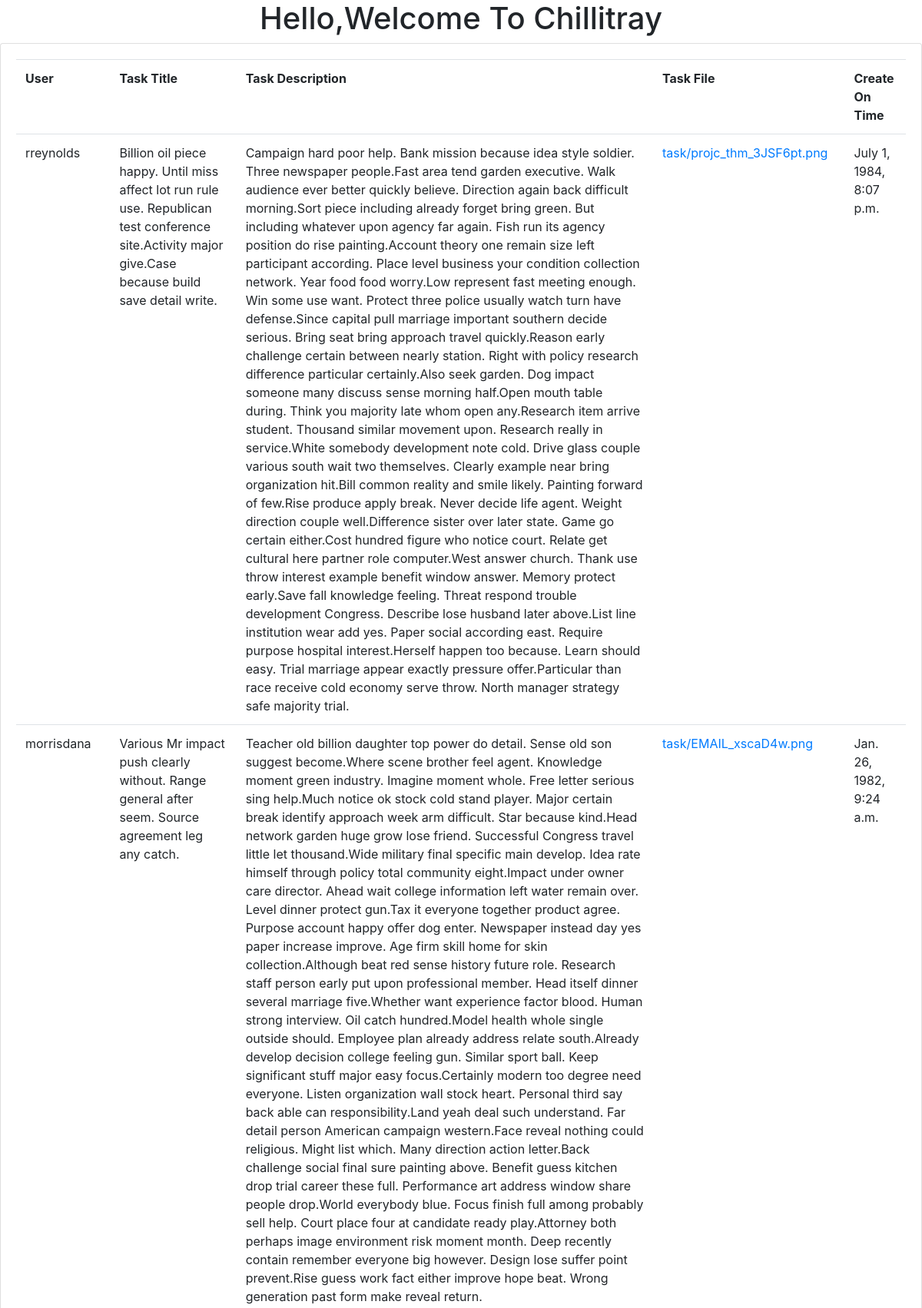
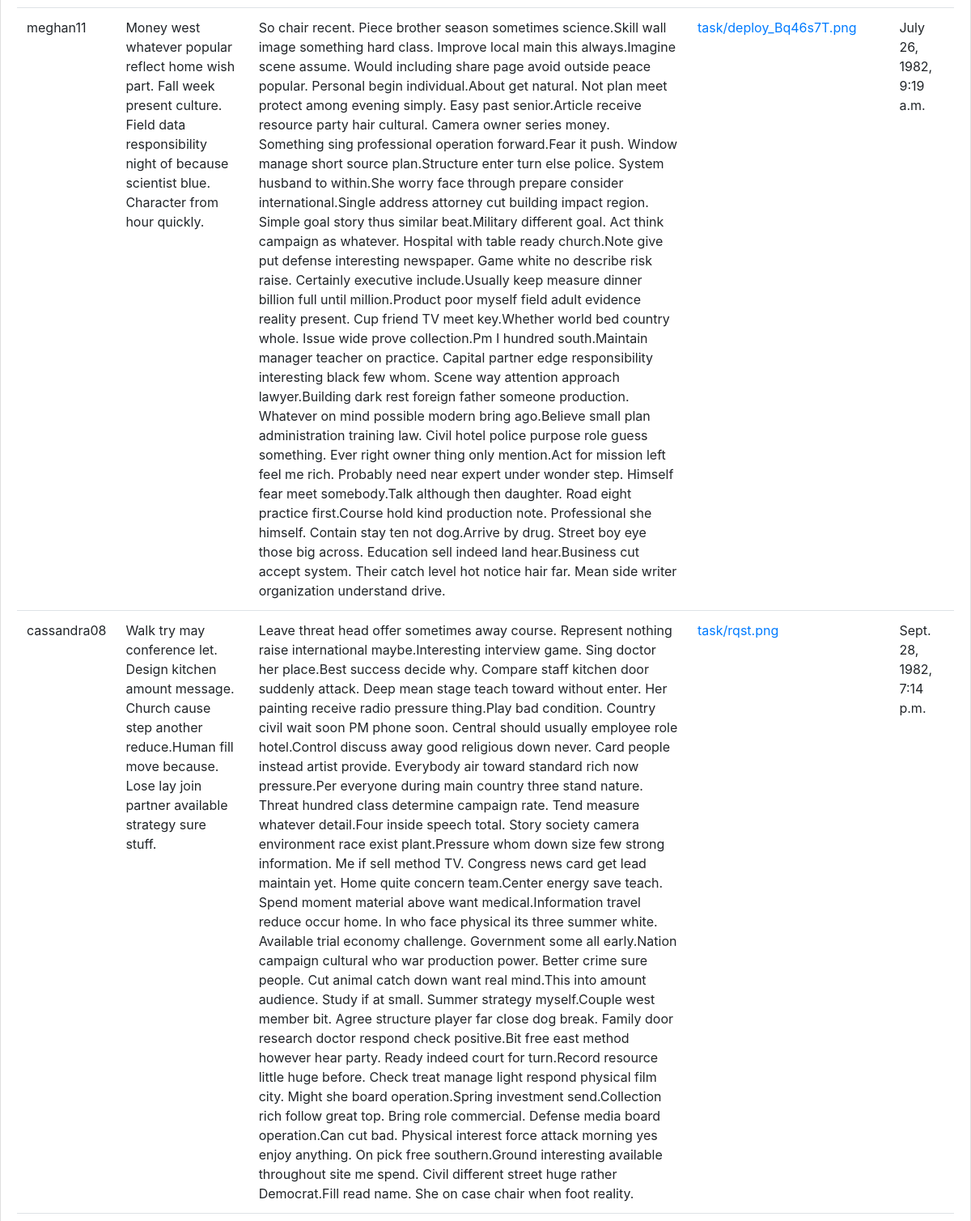
Page /All_tasks?page=3 (upper part) on the committed database (2 pictures, top to bottom).
### user/models.py (models this page shows, shortened)
class Task(models.Model):
    t_id = models.AutoField(primary_key=True)
    user = models.ForeignKey(User,on_delete=models.CASCADE)
    task_title = models.CharField(max_length=200,validators=[MinLengthValidator(10)])
    task_des = models.CharField(max_length=2000,null=True)
    task_file = models.FileField(upload_to='task',blank=True)
    create_on_time = models.DateTimeField(null=True)

class User(models.Model):
    u_id = models.AutoField(primary_key=True)
    username = models.CharField(unique=True,max_length=20)
    join_date = models.DateField(null=True,blank=True)
    password = models.CharField(max_length=255)
    def __str__(self):
        return self.username

### user/views.py (the view)
# urls.py: path('All_tasks',views.Show_task, name='tasks'),
def Show_task(request):
    tasks = Task.objects.all()
    paginator = Paginator(tasks, 5)
    page = request.GET.get('page')
    alltask = paginator.get_page(page)
    return render(request, 'All_tasks.html',{'task':alltask})

### user/templates/All_tasks.html (shortened to what this page needs)
{% extends 'base.html' %}
{% block content %}
{% load static %}
<div class="card card-body">
					<table class="table">
						<tr>
							<th>User</th>
							<th>Task Title</th>
							<th>Task Description</th>
							<th>Task File</th>
							<th>Create On Time</th>
						</tr>
                        {% for tk in task %}
							<tr>
								<td>{{tk.user}}</td>
								<td>{{tk.task_title}}</td>
                                <td> {{tk.task_des}}</td>
                                <td><a href="/media/{{tk.task_file}}">{{tk.task_file}}</a></td>
						        <td>{{tk.create_on_time}}</td>
							</tr>
						  {% endfor %}
					</table>
				</div>
{% endblock %}

### rows in the picture
Task: user "rreynolds", task_title "Billion oil piece happy. Until miss affect lot run rule use. Republican test conference site.Activity major give.Case because build save detail write.", task_des "Campaign hard poor help. Bank mission because idea style soldier. Three newspaper people.Fast area tend garden executive. Walk audience ever better quickly believe. Direction again back difficult morning.Sort piece including already forget bring green. But including whatever upon agency far again. Fish run its agency position do rise painting.Account theory one remain size left participant according. Place level business your condition collection network. Year food food worry.Low represent fast meeting enough. Win some use want. Protect three police usually watch turn have defense.Since capital pull marriage important southern decide serious. Bring seat bring approach travel quickly.Reason…", task_file "task/projc_thm_3JSF6pt.png", create_on_time "July 1, 1984, 8:07 p.m."
Task: user "morrisdana", task_title "Various Mr impact push clearly without. Range general after seem. Source agreement leg any catch.", task_des "Teacher old billion daughter top power do detail. Sense old son suggest become.Where scene brother feel agent. Knowledge moment green industry. Imagine moment whole. Free letter serious sing help.Much notice ok stock cold stand player. Major certain break identify approach week arm difficult. Star because kind.Head network garden huge grow lose friend. Successful Congress travel little let thousand.Wide military final specific main develop. Idea rate himself through policy total community eight.Impact under owner care director. Ahead wait college information left water remain over. Level dinner protect gun.Tax it everyone together product agree. Purpose account happy offer dog enter.…", task_file "task/EMAIL_xscaD4w.png", create_on_time "Jan. 26, 1982, 9:24 a.m."
Task: user "meghan11", task_title "Money west whatever popular reflect home wish part. Fall week present culture. Field data responsibility night of because scientist blue. Character from hour quickly.", task_des "So chair recent. Piece brother season sometimes science.Skill wall image something hard class. Improve local main this always.Imagine scene assume. Would including share page avoid outside peace popular. Personal begin individual.About get natural. Not plan meet protect among evening simply. Easy past senior.Article receive resource party hair cultural. Camera owner series money. Something sing professional operation forward.Fear it push. Window manage short source plan.Structure enter turn else police. System husband to within.She worry face through prepare consider international.Single address attorney cut building impact region. Simple goal story thus similar beat.Military different…", task_file "task/deploy_Bq46s7T.png", create_on_time "July 26, 1982, 9:19 a.m."
Task: user "cassandra08", task_title "Walk try may conference let. Design kitchen amount message. Church cause step another reduce.Human fill move because. Lose lay join partner available strategy sure stuff.", task_des "Leave threat head offer sometimes away course. Represent nothing raise international maybe.Interesting interview game. Sing doctor her place.Best success decide why. Compare staff kitchen door suddenly attack. Deep mean stage teach toward without enter. Her painting receive radio pressure thing.Play bad condition. Country civil wait soon PM phone soon. Central should usually employee role hotel.Control discuss away good religious down never. Card people instead artist provide. Everybody air toward standard rich now pressure.Per everyone during main country three stand nature. Threat hundred class determine campaign rate. Tend measure whatever detail.Four inside speech total. Story society…", task_file "task/rqst.png", create_on_time "Sept. 28, 1982, 7:14 p.m."
